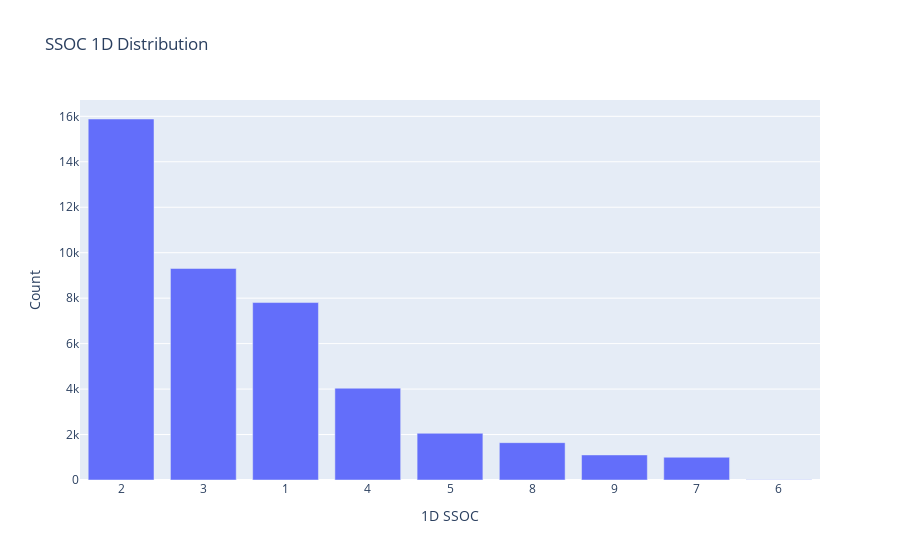

Notebook cell for this chart:
### Code cell
SSOC_1D_count_filt = data['SSOC 2020'].astype('str').str.slice(0, 1).value_counts().filter(regex='\\d')

layout = go.Layout(
    title = 'SSOC 1D Distribution',
    yaxis = dict(
        title = 'Count'
    ),
    xaxis = dict(
        title = '1D SSOC'
    )
)

trace1 = go.Bar(
    x = SSOC_1D_count_filt.index,
    y = SSOC_1D_count_filt.values,
    hovertext = [f'1D SSOC: {index} <br> Count: {count}' for count, index in zip(SSOC_1D_count_filt.values, SSOC_1D_count_filt.index)]
)


fig = go.Figure(data = [trace1], layout = layout)
py.offline.iplot(fig)

### Figure 1 — Plotly figure (JSON) as saved in the notebook; plotly's stock layout.template omitted (floating-point values rounded to 4 significant figures)
{"data": [{"hovertext": ["1D SSOC: 2 <br> Count: 15882", "1D SSOC: 3 <br> Count: 9306", "1D SSOC: 1 <br> Count: 7807", "1D SSOC: 4 <br> Count: 4039", "1D SSOC: 5 <br> Count: 2054", "1D SSOC: 8 <br> Count: 1643", "1D SSOC: 9 <br> Count: 1103", "1D SSOC: 7 <br> Count: 1001", "1D SSOC: 6 <br> Count: 7"], "type": "bar", "x": ["2", "3", "1", "4", "5", "8", "9", "7", "6"], "y": [15882, 9306, 7807, 4039, 2054, 1643, 1103, 1001, 7]}], "layout": {"autosize": true, "title": {"text": "SSOC 1D Distribution"}, "xaxis": {"autorange": true, "range": [-0.5, 8.5], "title": {"text": "1D SSOC"}, "type": "category"}, "yaxis": {"autorange": true, "range": [0, 16720.0], "title": {"text": "Count"}, "type": "linear"}}}
